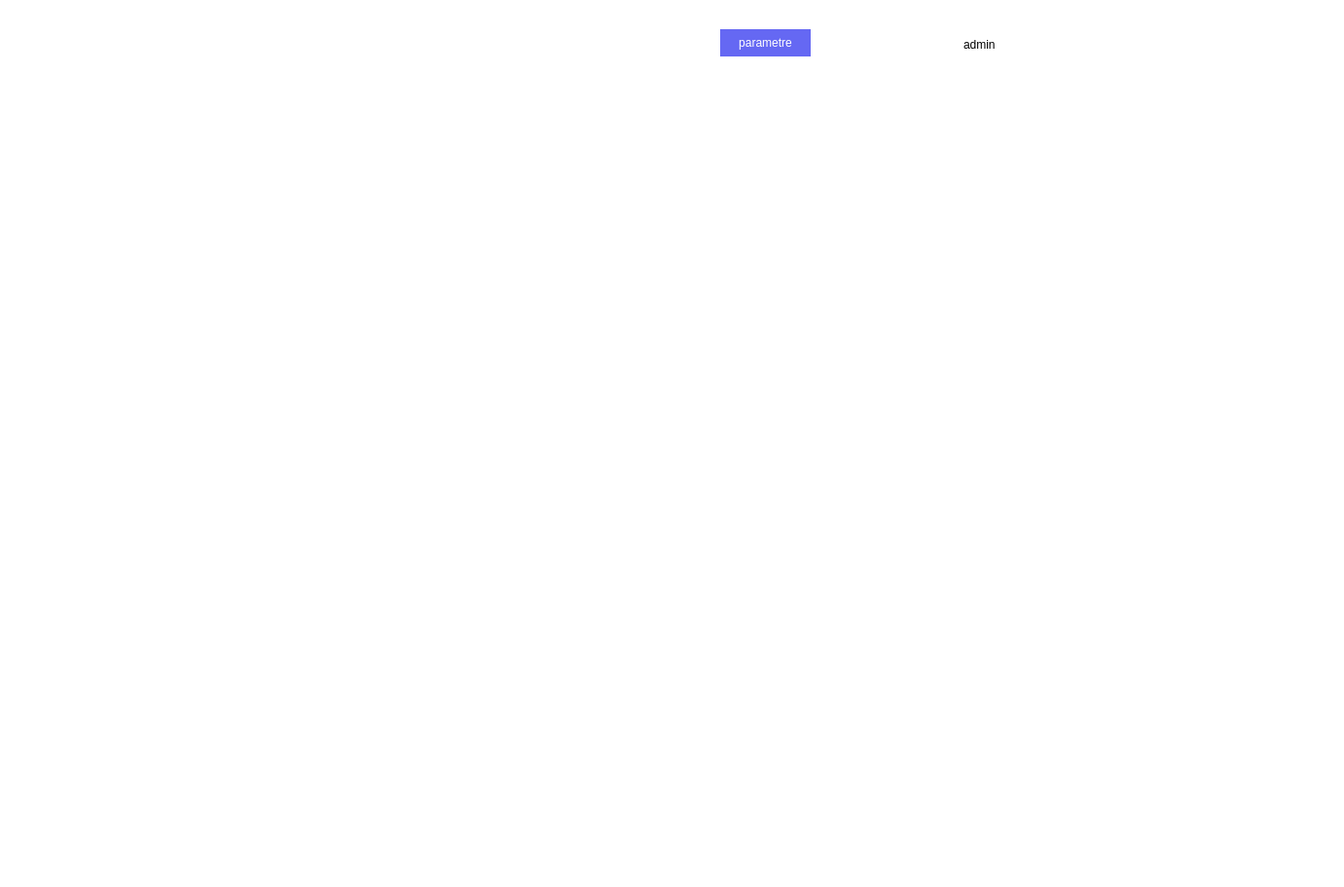
  <widget class="QGroupBox" name="loginlab">
   <property name="geometry">
    <rect>
     <x>210</x>
     <y>-10</y>
     <width>1381</width>
     <height>911</height>
    </rect>
   </property>
   <property name="styleSheet">
    <string notr="true">background-color: white;
border-radius:60px;</string>
   </property>
   <property name="title">
    <string/>
   </property>
   <widget class="QLabel" name="label_labpic">
    <property name="geometry">
     <rect>
      <x>0</x>
      <y>90</y>
      <width>1261</width>
      <height>311</height>
     </rect>
    </property>
    <property name="text">
     <string/>
    </property>
    <property name="pixmap">
     <pixmap resource="res.qrc">:/image/image/label.png</pixmap>
    </property>
   </widget>
   <widget class="QPushButton" name="logoutBtn">
    <property name="geometry">
     <rect>
      <x>1180</x>
      <y>20</y>
      <width>45</width>
      <height>45</height>
     </rect>
    </property>
    <property name="cursor">
     <cursorShape>PointingHandCursor</cursorShape>
    </property>
    <property name="styleSheet">
     <string notr="true">QPushButton {
	border:none;
	border-radius:15px;
	background-color: rgb(255, 255, 255);
}

QPushButton::hover {
  background-color: rgb(254, 129, 75);
}</string>
    </property>
    <property name="text">
     <string/>
    </property>
    <property name="icon">
     <iconset resource="res.qrc">
      <normaloff>:/image/image/logout.png</normaloff>:/image/image/logout.png</iconset>
    </property>
    <property name="iconSize">
     <size>
      <width>25</width>
      <height>25</height>
     </size>
    </property>
   </widget>
   <widget class="QLabel" name="admin">
    <property name="geometry">
     <rect>
      <x>990</x>
      <y>30</y>
      <width>81</width>
      <height>31</height>
     </rect>
    </property>
    <property name="styleSheet">
     <string notr="true">background-color: transparent;
font: 12pt &quot;OCR A Extended&quot;;</string>
    </property>
    <property name="text">
     <string>admin</string>
    </property>
   </widget>
   <widget class="QLabel" name="user">
    <property name="geometry">
     <rect>
      <x>930</x>
      <y>20</y>
      <width>51</width>
      <height>41</height>
     </rect>
    </property>
    <property name="styleSheet">
     <string notr="true">background-color:transparent;</string>
    </property>
    <property name="text">
     <string/>
    </property>
    <property name="pixmap">
     <pixmap resource="res.qrc">:/image/image/user.png</pixmap>
    </property>
   </widget>
   <widget class="QPushButton" name="parametreee">
    <property name="geometry">
     <rect>
      <x>740</x>
      <y>30</y>
      <width>93</width>
      <height>28</height>
     </rect>
    </property>
    <property name="styleSheet">
     <string notr="true">background-color: rgb(101, 104, 243);
color: rgb(255, 255, 255);</string>
    </property>
    <property name="text">
     <string>parametre</string>
    </property>
   </widget>
  </widget>
